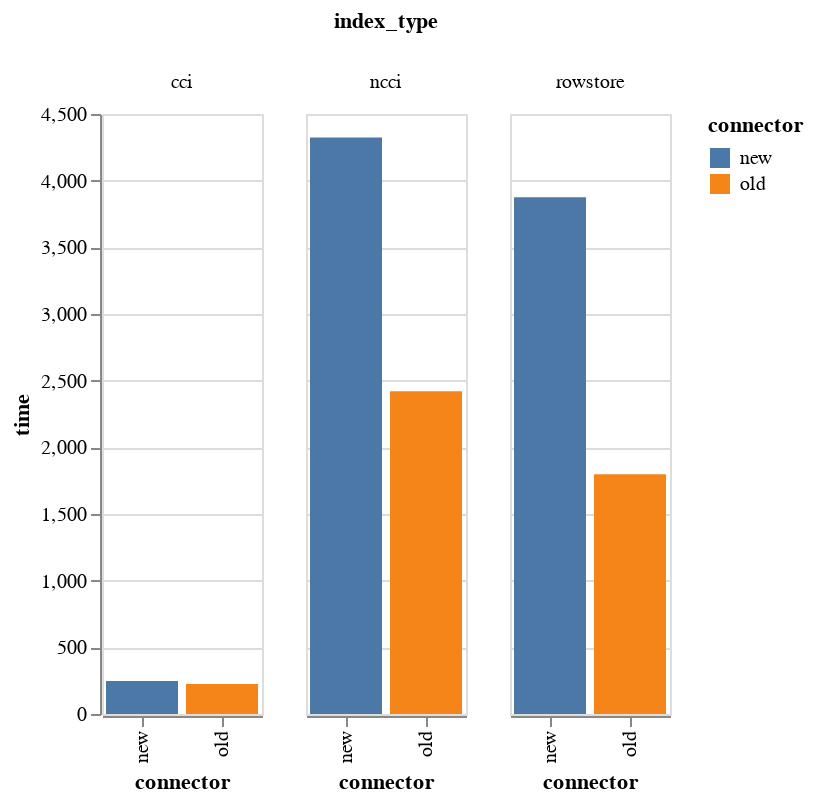

The code cell stored with this chart in its notebook:
### Code cell
#hide_input
o_df = sqlContext.table("o_df").toPandas()

pf_df = p_df
of_df = o_df

pf_df["connector"] = "new"
of_df["connector"] = "old"

f_df = pf_df
f_df = f_df.append(of_df)

alt.Chart(f_df).mark_bar().encode(
    x='connector:N',
    y='time:Q',
    color='connector:N',
    column='index_type:N',
    tooltip=[alt.Tooltip('index_type:N'),
             alt.Tooltip('connector:N'),
             alt.Tooltip('time:Q')]
).properties(
    width=alt.Step(40)  # controls width of bar.
)

### Figure 1 — Vega-Lite specification as saved in the notebook (floating-point values rounded to 4 significant figures)
{"config": {"view": {"continuousWidth": 400, "continuousHeight": 300}}, "data": {"name": "data-9667fbb2e569c23b609dc735037f4d15"}, "mark": "bar", "encoding": {"color": {"type": "nominal", "field": "connector"}, "column": {"type": "nominal", "field": "index_type"}, "tooltip": [{"type": "nominal", "field": "index_type"}, {"type": "nominal", "field": "connector"}, {"type": "quantitative", "field": "time"}], "x": {"type": "nominal", "field": "connector"}, "y": {"type": "quantitative", "field": "time"}}, "width": {"step": 40}, "$schema": "https://vega.github.io/schema/vega-lite/v4.8.1.json", "datasets": {"data-9667fbb2e569c23b609dc735037f4d15": [{"index_type": "rowstore", "time": 3876.0, "connector": "new"}, {"index_type": "cci", "time": 246.9, "connector": "new"}, {"index_type": "ncci", "time": 4324.0, "connector": "new"}, {"index_type": "rowstore", "time": 1799.0, "connector": "old"}, {"index_type": "cci", "time": 225.1, "connector": "old"}, {"index_type": "ncci", "time": 2420.0, "connector": "old"}]}}
